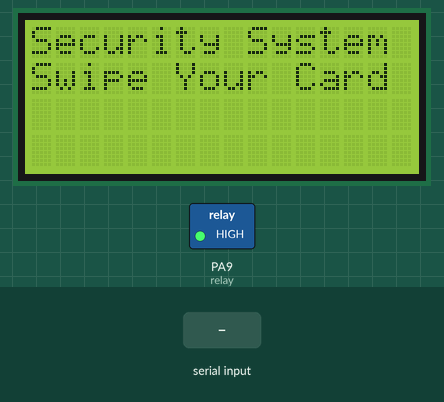
The sketch below on a simulated STM32 Blue Pill. On the bench: 16×4 character LCD, switched loads named in the sketch (green lamp = pin HIGH). The test bench sets the inputs (shaded band).

Above: at 1.2 s.
1.3 s: "1" received over the second serial link
At 2.7 s:
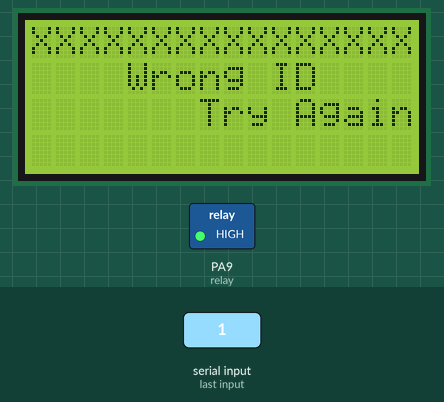
3.8 s: "0" received over the second serial link
Timing chart, 0 to 6.8 s (numbered marks = the images above; inputs shaded):
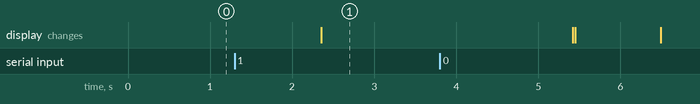

Measured:
- after the input at 1.3 s, the display: changes after 1.1 s (image 1)

The sketch:

skt_rfid.ino
```cpp
//https://github.com/stm32duino/BoardManagerFiles/raw/main/package_stmicroelectronics_index.json
#include <Wire.h>
#include <LiquidCrystal_PCF8574.h>
#include <HardwareSerial.h>
#define relay PA9
LiquidCrystal_PCF8574 lcd(0x27);  // set the LCD address to 0x27 for a 16 chars and 2 line display
HardwareSerial rfid(PA3, PA2);
bool rfid_chk = false;
String input;
String rfid_num ="19000A09F9E3";
void setup() {
  // put your setup code here, to run once:
Serial.begin(115200);
pinMode(PA3,INPUT);
pinMode(relay, OUTPUT); digitalWrite(relay, HIGH);
rfid.begin(9600);
Wire.setSDA(PB9);
Wire.setSCL(PB8);
Wire.begin();
Wire.beginTransmission(0x27);
lcd.begin(16,4);
lcd.setBacklight(255);
lcd.home();
lcd.clear();
}
void loop() {
  // put your main code here, to run repeatedly:
  main_dis();
    if(rfid.available())
{
  input = rfid.readString();
  if (input)
{
        if (input == rfid_num)
        {
          rfid_chk = true;
          rfid.flush();
        }
            if(rfid_chk == true)
            {  lcd.clear();
               digitalWrite(relay, LOW);
               lcd.setCursor(0,0);
              lcd.print("    Welcome");
              lcd.setCursor(0,1);
              lcd.print("Door is opening");
              delay(2000);
              digitalWrite(relay, HIGH);
              lcd.begin(16,4);
              input = " ";
              rfid_chk = false;
            }
            else
            { lcd.clear();
              lcd.setCursor(0,0);
              lcd.print("XXXXXXXXXXXXXXXX");
              lcd.setCursor(0,1);
              lcd.print("    Wrong ID ");
              lcd.setCursor(0,2);
              lcd.print("   Try Again");
               delay(3000);
              lcd.begin(16,4);
              input = " ";
            }

}
}
}
void main_dis()
{
  lcd.setCursor(0,0);
  lcd.print("Security System");
  lcd.setCursor(0,1);
  lcd.print("Swipe Your Card");
}
```
